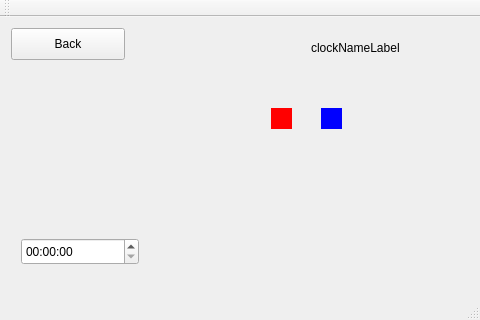
<?xml version="1.0" encoding="UTF-8"?>
<ui version="4.0">
 <class>LookingForAGoodTime</class>
 <widget class="QMainWindow" name="LookingForAGoodTime">
  <property name="geometry">
   <rect>
    <x>0</x>
    <y>0</y>
    <width>480</width>
    <height>320</height>
   </rect>
  </property>
  <property name="sizePolicy">
   <sizepolicy hsizetype="Maximum" vsizetype="Maximum">
    <horstretch>0</horstretch>
    <verstretch>0</verstretch>
   </sizepolicy>
  </property>
  <property name="windowTitle">
   <string>LookingForAGoodTime</string>
  </property>
  <widget class="QWidget" name="centralWidget">
   <property name="sizePolicy">
    <sizepolicy hsizetype="Maximum" vsizetype="Maximum">
     <horstretch>0</horstretch>
     <verstretch>0</verstretch>
    </sizepolicy>
   </property>
   <layout class="QVBoxLayout" name="verticalLayout">
    <item>
     <widget class="QStackedWidget" name="stackedWidget">
      <property name="sizePolicy">
       <sizepolicy hsizetype="Expanding" vsizetype="Expanding">
        <horstretch>0</horstretch>
        <verstretch>0</verstretch>
       </sizepolicy>
      </property>
      <property name="currentIndex">
       <number>1</number>
      </property>
      <widget class="QWidget" name="mainMenu">
       <property name="sizePolicy">
        <sizepolicy hsizetype="Expanding" vsizetype="Expanding">
         <horstretch>0</horstretch>
         <verstretch>0</verstretch>
        </sizepolicy>
       </property>
       <layout class="QGridLayout" name="gridLayout">
        <property name="verticalSpacing">
         <number>6</number>
        </property>
        <item row="4" column="0" alignment="Qt::AlignHCenter|Qt::AlignTop">
         <widget class="QPushButton" name="highscoresButton">
          <property name="text">
           <string>HighScores</string>
          </property>
         </widget>
        </item>
        <item row="1" column="0">
         <widget class="QLabel" name="gameTitleLabel">
          <property name="sizePolicy">
           <sizepolicy hsizetype="Preferred" vsizetype="Expanding">
            <horstretch>0</horstretch>
            <verstretch>0</verstretch>
           </sizepolicy>
          </property>
          <property name="maximumSize">
           <size>
            <width>16777215</width>
            <height>30</height>
           </size>
          </property>
          <property name="font">
           <font>
            <family>Sampige</family>
            <pointsize>16</pointsize>
           </font>
          </property>
          <property name="text">
           <string>Looking For A Good Time</string>
          </property>
          <property name="textFormat">
           <enum>Qt::RichText</enum>
          </property>
          <property name="alignment">
           <set>Qt::AlignRight|Qt::AlignTop|Qt::AlignTrailing</set>
          </property>
          <property name="margin">
           <number>0</number>
          </property>
         </widget>
        </item>
        <item row="3" column="0" alignment="Qt::AlignHCenter|Qt::AlignTop">
         <widget class="QPushButton" name="challengeButton">
          <property name="text">
           <string>Challenges</string>
          </property>
          <property name="margin" stdset="0">
           <number>0</number>
          </property>
         </widget>
        </item>
        <item row="5" column="0" alignment="Qt::AlignHCenter|Qt::AlignTop">
         <widget class="QPushButton" name="exitButton">
          <property name="sizePolicy">
           <sizepolicy hsizetype="Expanding" vsizetype="Fixed">
            <horstretch>0</horstretch>
            <verstretch>0</verstretch>
           </sizepolicy>
          </property>
          <property name="minimumSize">
           <size>
            <width>85</width>
            <height>28</height>
           </size>
          </property>
          <property name="sizeIncrement">
           <size>
            <width>5</width>
            <height>5</height>
           </size>
          </property>
          <property name="text">
           <string>Exit</string>
          </property>
         </widget>
        </item>
        <item row="2" column="0" alignment="Qt::AlignHCenter|Qt::AlignTop">
         <widget class="QPushButton" name="freePlayButton">
          <property name="text">
           <string>Free Play</string>
          </property>
          <property name="margin" stdset="0">
           <number>0</number>
          </property>
         </widget>
        </item>
       </layout>
      </widget>
      <widget class="QWidget" name="freePlay">
       <widget class="QLabel" name="clockHandSmall">
        <property name="geometry">
         <rect>
          <x>310</x>
          <y>80</y>
          <width>21</width>
          <height>21</height>
         </rect>
        </property>
        <property name="styleSheet">
         <string notr="true">background-color : blue;</string>
        </property>
        <property name="text">
         <string/>
        </property>
       </widget>
       <widget class="QLabel" name="clockHandBig">
        <property name="geometry">
         <rect>
          <x>260</x>
          <y>80</y>
          <width>21</width>
          <height>21</height>
         </rect>
        </property>
        <property name="styleSheet">
         <string notr="true">background-color : red;</string>
        </property>
        <property name="text">
         <string/>
        </property>
       </widget>
       <widget class="QPushButton" name="pushButton">
        <property name="geometry">
         <rect>
          <x>0</x>
          <y>0</y>
          <width>114</width>
          <height>32</height>
         </rect>
        </property>
        <property name="text">
         <string>Back</string>
        </property>
       </widget>
       <widget class="QTimeEdit" name="timeEdit">
        <property name="geometry">
         <rect>
          <x>10</x>
          <y>210</y>
          <width>118</width>
          <height>27</height>
         </rect>
        </property>
       </widget>
       <widget class="QLabel" name="clockNameLabel">
        <property name="geometry">
         <rect>
          <x>300</x>
          <y>10</y>
          <width>291</width>
          <height>20</height>
         </rect>
        </property>
        <property name="text">
         <string>clockNameLabel</string>
        </property>
       </widget>
      </widget>
      <widget class="QWidget" name="highscoreMenu"/>
      <widget class="QWidget" name="modeMenu"/>
     </widget>
    </item>
   </layout>
  </widget>
  <widget class="QMenuBar" name="menuBar">
   <property name="geometry">
    <rect>
     <x>0</x>
     <y>0</y>
     <width>480</width>
     <height>22</height>
    </rect>
   </property>
  </widget>
  <widget class="QToolBar" name="mainToolBar">
   <attribute name="toolBarArea">
    <enum>TopToolBarArea</enum>
   </attribute>
   <attribute name="toolBarBreak">
    <bool>false</bool>
   </attribute>
  </widget>
  <widget class="QStatusBar" name="statusBar"/>
 </widget>
 <layoutdefault spacing="6" margin="11"/>
 <resources/>
 <connections/>
</ui>
